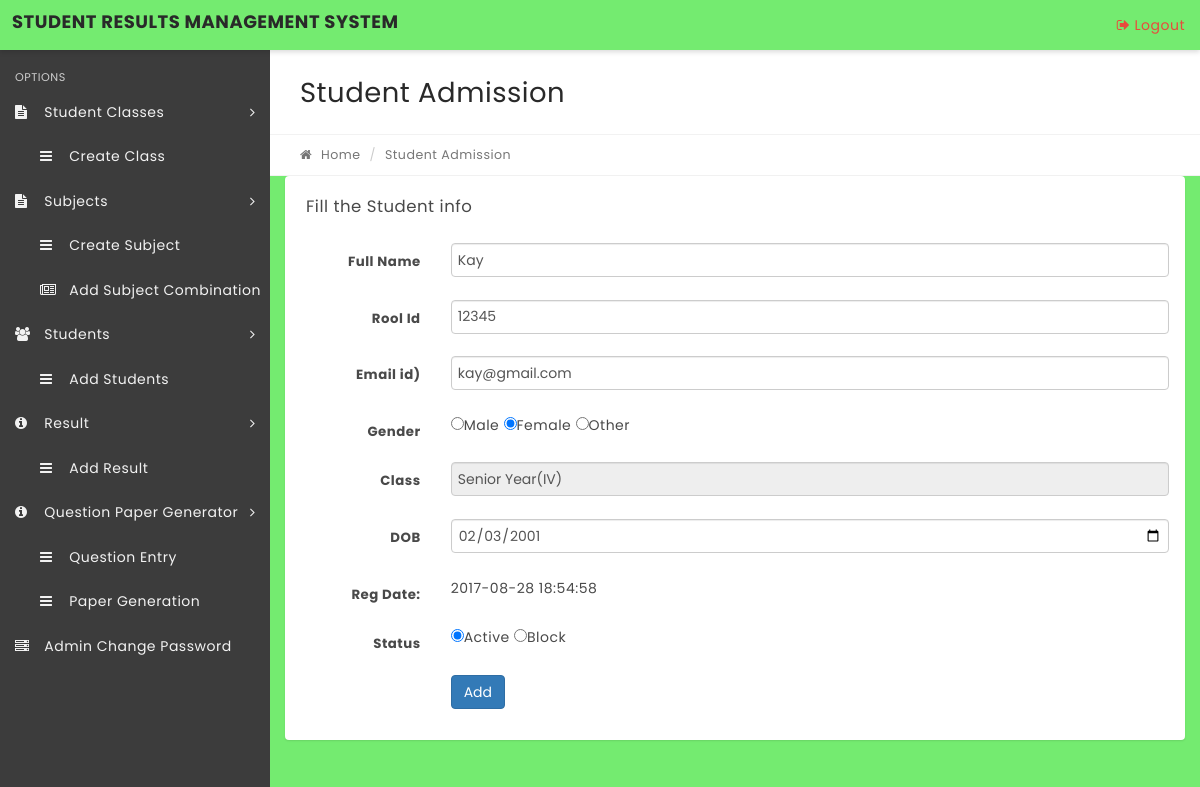
Page /edit-student.php?stid=1 on the committed database.
### tables this page shows
CREATE TABLE `tblstudents` (
  `StudentId` int(11) NOT NULL,
  `StudentName` varchar(100) NOT NULL,
  `RollId` varchar(100) NOT NULL,
  `StudentEmail` varchar(100) NOT NULL,
  `Gender` varchar(10) NOT NULL,
  `DOB` varchar(100) NOT NULL,
  `ClassId` int(11) NOT NULL,
  `RegDate` timestamp NOT NULL DEFAULT current_timestamp(),
  `UpdationDate` timestamp NULL DEFAULT NULL ON UPDATE current_timestamp(),
  `Status` int(1) NOT NULL
);

CREATE TABLE `tblclasses` (
  `id` int(11) NOT NULL,
  `ClassName` varchar(80) DEFAULT NULL,
  `ClassNameNumeric` int(4) NOT NULL,
  `Section` varchar(5) NOT NULL,
  `CreationDate` timestamp NOT NULL DEFAULT current_timestamp(),
  `UpdationDate` timestamp NOT NULL DEFAULT '0000-00-00 00:00:00' ON UPDATE current_timestamp()
);

### edit-student.php (the view, shortened to what this page needs)
<?php
include('includes/config.php');
if(strlen($_SESSION['alogin'])=="")
    {
    header("Location: index.php");
    }
    else{
$stid=intval($_GET['stid']);
?>
<!DOCTYPE html>
<html lang="en">
    <head>
        <link rel="stylesheet" href="css/bootstrap.min.css" media="screen" >
        <link rel="stylesheet" href="css/font-awesome.min.css" media="screen" >
        <link rel="stylesheet" href="css/animate-css/animate.min.css" media="screen" >
        <link rel="stylesheet" href="css/lobipanel/lobipanel.min.css" media="screen" >
        <link rel="stylesheet" href="css/prism/prism.css" media="screen" >
        <link rel="stylesheet" href="css/select2/select2.min.css" >
        <link rel="stylesheet" href="css/main.css" media="screen" >
    </head>
    <body class="top-navbar-fixed" style='background-color:rgb(116, 235, 112)!important;'>
        <div class="main-wrapper">
  <?php include('includes/topbar.php');?>
            <div class="content-wrapper">
                <div class="content-container">
                   <?php include('includes/leftbar.php');?>
                    <div class="main-page">
                     <div class="container-fluid">
                            <div class="row page-title-div">
                                <div class="col-md-6">
                                    <h2 class="title">Student Admission</h2>
                                </div>
                            </div>
                            <div class="row breadcrumb-div">
                                <div class="col-md-6">
                                    <ul class="breadcrumb">
                                        <li><a href="dashboard.php"><i class="fa fa-home"></i> Home</a></li>
                                        <li class="active">Student Admission</li>
                                    </ul>
                                </div>
                            </div>
                        </div>
                        <div class="container-fluid">
                        <div class="row">
                                    <div class="col-md-12">
                                        <div class="panel">
                                            <div class="panel-heading">
                                                <div class="panel-title">
                                                    <h5>Fill the Student info</h5>
                                                </div>
                                            </div>
                                            <div class="panel-body">
                                                <form class="form-horizontal" method="post">
<?php
$sql = "SELECT tblstudents.StudentName,tblstudents.RollId,tblstudents.RegDate,tblstudents.StudentId,tblstudents.Status,tblstudents.StudentEmail,tblstudents.Gender,tblstudents.DOB,tblclasses.ClassName,tblclasses.Section from tblstudents join tblclasses on tblclasses.id=tblstudents.ClassId where tblstudents.StudentId=:stid";
$query = $dbh->prepare($sql);
$query->bindParam(':stid',$stid,PDO::PARAM_STR);
$query->execute();
$results=$query->fetchAll(PDO::FETCH_OBJ);
if($query->rowCount() > 0)
{
foreach($results as $result)
{  ?>
<div class="form-group">
<label for="default" class="col-sm-2 control-label">Full Name</label>
<div class="col-sm-10">
<input type="text" name="fullanme" class="form-control" id="fullanme" value="<?php echo htmlentities($result->StudentName)?>" required="required" autocomplete="off">
</div>
</div>
<div class="form-group">
<label for="default" class="col-sm-2 control-label">Rool Id</label>
<div class="col-sm-10">
<input type="text" name="rollid" class="form-control" id="rollid" value="<?php echo htmlentities($result->RollId)?>" maxlength="5" required="required" autocomplete="off">
</div>
</div>
<div class="form-group">
<label for="default" class="col-sm-2 control-label">Email id)</label>
<div class="col-sm-10">
<input type="email" name="emailid" class="form-control" id="email" value="<?php echo htmlentities($result->StudentEmail)?>" required="required" autocomplete="off">
</div>
</div>
<div class="form-group">
<label for="default" class="col-sm-2 control-label">Gender</label>
<div class="col-sm-10">
<?php  $gndr=$result->Gender;
?>
<?php
if($gndr=="Female")
{
?>
<input type="radio" name="gender" value="Male" required="required" >Male <input type="radio" name="gender" value="Female" required="required" checked>Female <input type="radio" name="gender" value="Other" required="required">Other
<?php }?>
</div>
</div>
                                                    <div class="form-group">
                                                        <label for="default" class="col-sm-2 control-label">Class</label>
                                                        <div class="col-sm-10">
<input type="text" name="classname" class="form-control" id="classname" value="<?php echo htmlentities($result->ClassName)?>(<?php echo htmlentities($result->Section)?>)" readonly>
                                                        </div>
                                                    </div>
<div class="form-group">
                                                        <label for="date" class="col-sm-2 control-label">DOB</label>
                                                        <div class="col-sm-10">
                <input type="date"  name="dob" class="form-control" value="<?php echo htmlentities($result->DOB)?>" id="date">
                                                        </div>
                                                    </div>
<div class="form-group">
<label for="default" class="col-sm-2 control-label">Reg Date: </label>
<div class="col-sm-10">
<?php echo htmlentities($result->RegDate)?>
</div>
</div>
<div class="form-group">
<label for="default" class="col-sm-2 control-label">Status</label>
<div class="col-sm-10">
<?php  $stats=$result->Status;
if($stats=="1")
{
?>
<input type="radio" name="status" value="1" required="required" checked>Active <input type="radio" name="status" value="0" required="required">Block
<?php }?>
</div>
</div>
<?php }} ?>
                                                    <div class="form-group">
                                                        <div class="col-sm-offset-2 col-sm-10">
                                                            <button type="submit" name="submit" class="btn btn-primary">Add</button>
                                                        </div>
                                                    </div>
                                                </form>
                                            </div>
                                        </div>
                                    </div>
                                </div>
                    </div>
                </div>
            </div>
        </div>
    </body>
</html>
<?PHP } ?>

### rows in the picture
tblstudents: fullanme "Kay", rollid "12345", emailid "kay@gmail.com", classname "Senior Year(IV)", dob "02/03/2001", RegDate "2017-08-28 18:54:58"
